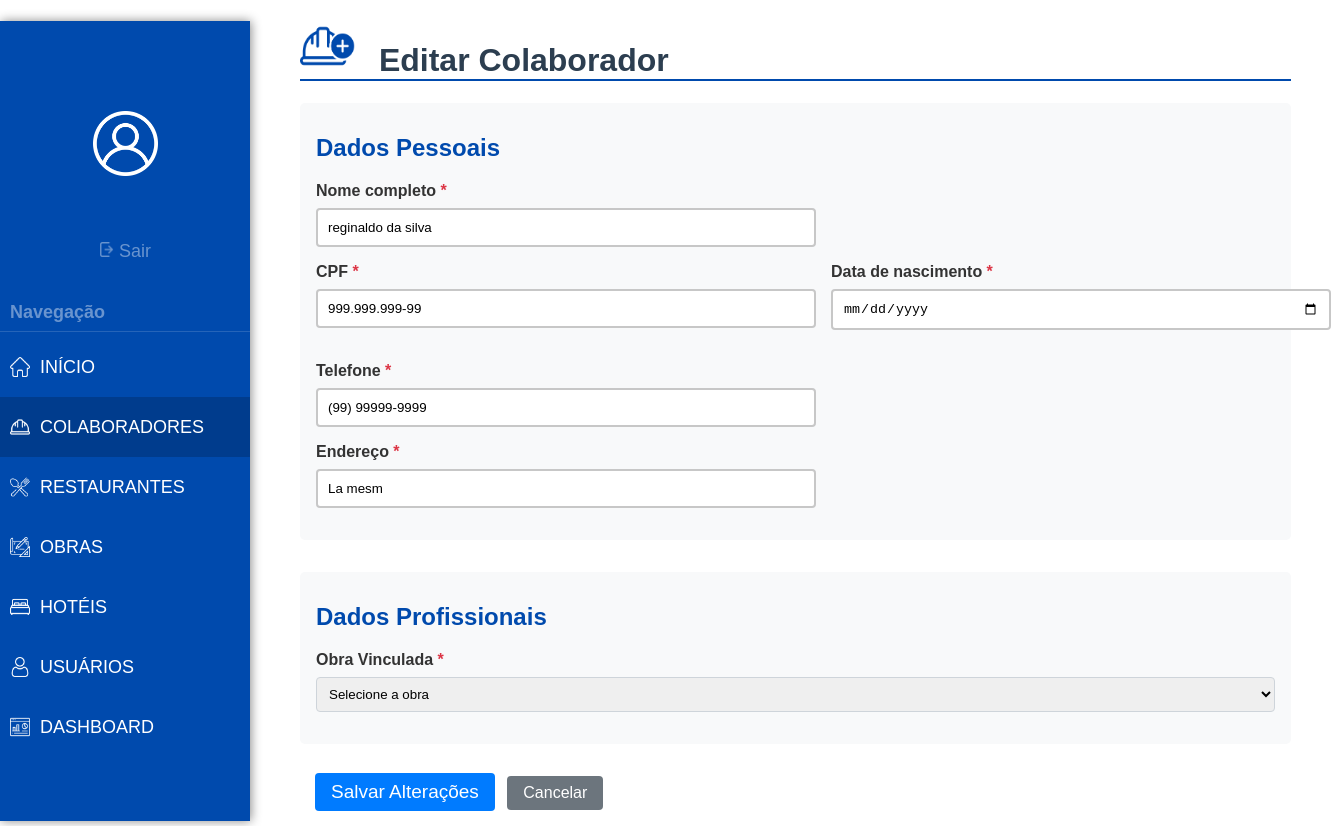
/editar-colaborador/2/ (signed in), run on the app's committed database.
### Sistema/models.py (models this page shows, shortened)
class Colaborador(models.Model):
    nome = models.CharField(
        max_length=100,
        verbose_name="Nome Completo"
    )
    cpf = models.CharField(
        max_length=14,
        unique=True,
        verbose_name="CPF",
        validators=[RegexValidator(
            regex=r'^\d{3}\.\d{3}\.\d{3}-\d{2}$',
            message="CPF deve estar no formato: 999.999.999-99"
        )]
    )
    data_nascimento = models.DateField(
        verbose_name="Data de Nascimento"
    )
    telefone = models.CharField(
        max_length=15,
        verbose_name="Telefone"
    )
    endereco = models.CharField(
        max_length=50,
        verbose_name="Endereço"
    )
    obra = models.ForeignKey(
        Obra,
        on_delete=models.CASCADE,
        verbose_name="Obra Vinculada",
        related_name='colaboradores'
    )
    class Meta:
        verbose_name = "Colaborador"
        verbose_name_plural = "Colaboradores"
        ordering = ['nome']
        indexes = [
            models.Index(fields=['nome']),
            models.Index(fields=['cpf']),
        ]
        permissions = [
            ('view_colaborador_report', 'Pode visualizar relatórios de colaboradores'),
        ]

### Sistema/views.py (the view)
# urls.py: path('editar-colaborador/<int:id>/', views.editar_colaborador, name='editar-colaborador'),
@login_required
def editar_colaborador(request, id):
    colaborador = get_object_or_404(Colaborador, pk=id)
    if request.method == 'POST':
        form = ColaboradorForm(request.POST, instance=colaborador)
        if form.is_valid():
            form.save()
            messages.success(request, 'Colaborador atualizado com sucesso!')
            return redirect('listar-colaboradores')
    else:
        form = ColaboradorForm(instance=colaborador)
    return render(request, 'editar-colaborador.html', {
        'form': form,
        'colaborador': colaborador
    })

### Sistema/forms.py (shortened to what this page needs)
class ColaboradorForm(forms.ModelForm):
    class Meta:
        model = Colaborador
        fields = [
            'nome', 'cpf', 'data_nascimento', 'telefone', 'endereco',
            'obra'
        ]
        widgets = {
            'data_nascimento': forms.DateInput(attrs={'type': 'date'}),
            'telefone': forms.TextInput(attrs={'placeholder': '(00) 00000-0000'}),
            'cpf': forms.TextInput(attrs={'placeholder': '000.000.000-00'}),
        }

### Sistema/templates/editar-colaborador.html (shortened to what this page needs)
{% load static %}
<!DOCTYPE html>
<html lang="pt-br">
<head>
    <link rel="stylesheet" href="{% static 'css/style.css' %}">
</head>
<body>
<div class="sidebar">
    <div class="logout-container">
        <img src="{% static 'images/white version/user.png' %}" alt="Ícone do usuário" height="65" width="65"
             style="display: flex; margin:auto; margin-bottom: 55px; margin-top: 90px;">
        <form method="POST" action="{% url 'logout' %}">
            <button type="submit" class="sair-btn">
                <img src="{% static 'images/logout.png' %}" alt="Sair" height="15" width="15">
                Sair
            </button>
        </form>
    </div>
    <label>Navegação</label>
    <hr>
    <a href="{% url 'home' %}">
        <img src="{% static 'images/white version/inicio.png' %}" alt="Início" height="20" width="20"
             style="margin-right: 10px;margin-left: 10px;">
        INÍCIO
    </a>
    <a href="{% url 'listar-colaboradores' %}" class="active">
        <img src="{% static 'images/white version/func.png' %}" alt="Colaboradores" height="20" width="20"
             style="margin-right: 10px;margin-left: 10px;">
        COLABORADORES
    </a>
    <a href="{% url 'listar-restaurantes' %}">
        <img src="{% static 'images/white version/rest.png' %}" alt="Restaurantes" height="20" width="20"
             style="margin-right: 10px;margin-left: 10px;">
        RESTAURANTES
    </a>
    <a href="{% url 'listar-obras' %}">
        <img src="{% static 'images/white version/obra.png' %}" alt="Obras" height="20" width="20"
             style="margin-right: 10px;margin-left: 10px;">
        OBRAS
    </a>
    <a href="{% url 'listar-hoteis' %}">
        <img src="{% static 'images/white version/hotel.png' %}" alt="Hotéis" height="20" width="20"
             style="margin-right: 10px;margin-left: 10px;">
        HOTÉIS
    </a>
    <a href="{% url 'cadastrar_usuario' %}">
        <img src="{% static 'images/white version/usuario.png' %}" alt="Usuários" height="20" width="20"
             style="margin-right: 10px;margin-left: 10px;">
        USUÁRIOS
    </a>
    <a href="{% url 'relatorio' %}">
        <img src="{% static 'images/white version/dash.png' %}" alt="Dashboard" height="20" width="20"
             style="margin-right: 10px;margin-left: 10px;">
        DASHBOARD
    </a>
</div>
<div class="corpo">
    <h1>
        <img src="{% static 'images/blue version/safety-plus.png' %}" alt="Logo" height="50" width="55"
             style="margin-right: 15px;">
        Editar Colaborador
    </h1>
    <form method="POST" novalidate>
        <div class="form-section">
            <h2>Dados Pessoais</h2>
            <div class="form-group">
                <label for="id_nome" class="required">Nome completo</label>
                <input type="text" id="id_nome" name="nome" value="{{ form.nome.value|default_if_none:'' }}" required>
            </div>
            <div class="form-row">
                <div class="form-group">
                    <label for="id_cpf" class="required">CPF</label>
                    <input type="text" id="id_cpf" name="cpf" value="{{ form.cpf.value|default_if_none:'' }}"
                           placeholder="000.000.000-00" required>
                </div>
                <div class="form-group">
                    <label for="id_data_nascimento" class="required">Data de nascimento</label>
                    <input type="date" id="id_data_nascimento" name="data_nascimento"
                           value="{{ form.data_nascimento.value|default_if_none:'' }}" required>
                </div>
            </div>
            <div class="form-group">
                <label for="id_telefone" class="required">Telefone</label>
                <input type="text" id="id_telefone" name="telefone"
                       value="{{ form.telefone.value|default_if_none:'' }}"
                       placeholder="(00) 00000-0000" required>
            </div>
            <div class="form-group">
                <label for="id_endereco" class="required">Endereço</label>
                <input type="text" id="id_endereco" name="endereco" value="{{ form.endereco.value|default_if_none:'' }}" required>
            </div>
        </div>
        <div class="form-section">
            <h2>Dados Profissionais</h2>
            <div class="form-group">
                <label for="id_obra" class="required">Obra Vinculada</label>
                <select id="id_obra" name="obra" required>
                    <option value="">Selecione a obra</option>
                </select>
            </div>
        </div>
        <div class="form-actions">
            <button type="submit" class="btn btn-primary">Salvar Alterações </button>
            <a href="{% url 'listar-colaboradores' %}" class="btn btn-secondary">Cancelar</a>
        </div>
    </form>
</div>
</body>
</html>

### static/css/style.css (style rules this page uses)
body { margin: 0; background-color: rgb(255, 255, 255); font-family: 'Gill Sans', 'Gill Sans MT', Calibri, 'Trebuchet MS', sans-serif; color: #333; }
h1 { color: #2c3e50; border-bottom: 2px solid #004aad; padding-bottom: 0px; }
h2 { color: #004aad; margin-top: 15px; }
.form-group { margin-bottom: 15px; }
label { display: block; margin-bottom: 5px; font-weight: bold; }
input[type="text"], input[type="number"], input[type="date"], input[type="tel"], input[type="email"], input[type="password"], select, textarea { width: 500px; padding: 10px; border: 2px solid #c7c7c7; border-radius: 4px; box-sizing: border-box; }
.form-section { background-color: #ffffff; padding: 15px; border-radius: 5px; margin-bottom: 15px; }
hr { border: 0; height: 1px; background: #ddd; margin: 30px 0; }
button { background-color: #004aad; color: white; padding: 10px 15px; border: none; border-radius: 4px; cursor: pointer; font-size: 19px; font-family: 'Gill Sans', 'Gill Sans MT', Calibri, 'Trebuchet MS', sans-serif; margin-top: -10px; margin-bottom: 15px; margin-left: 15px; transition: background-color 0.5s ease; }
.sidebar { width: 250px; height: 100vh; background-color: #004aad; flex-direction: column; position: fixed; box-shadow: 1px 0 10px rgba(0, 0, 0, 0.461); }
.sidebar a { font-size: 18px; color: #ffffff; display:inline-flex; align-items: center; height: 60px; width: 250px; position: static; text-align: left; transition: background-color 0.5s ease; text-decoration: none; border-color: #444444; }
.sidebar a.active { background-color: #0000002f; }
.sidebar label { font-size: 18px; color: #ffffff69; position: static; text-align: left; display: block; text-decoration: none; background: none; margin-left: 10px; }
.sidebar hr { border: 0; height: 1px; background: #ffffff25; margin: 5px 0; }
.sair-btn { font-size: 18px; color: #ffffff69; position: static; text-align: center; display: block; margin:auto; margin-bottom: -20px; text-decoration: none; background: none; }
.logout-container { text-align: center; margin-bottom: 50px; }
.corpo { margin-left: 300px; margin-right: 50px; }

### Sistema/templates/editar-colaborador.html (style rules this page uses)
.form-section { margin-bottom: 2rem; padding: 1rem; background-color: #f8f9fa; border-radius: 5px; }
.form-row { display: flex; gap: 15px; margin-bottom: 1rem; }
.form-group { flex: 1; margin-bottom: 1rem; }
label { display: block; margin-bottom: 0.5rem; font-weight: bold; }
label.required::after { content: " *"; color: #dc3545; }
input, select, textarea { width: 100%; padding: 0.5rem; border: 1px solid #ced4da; border-radius: 4px; }
.btn { padding: 0.5rem 1rem; border: none; border-radius: 4px; cursor: pointer; margin-right: 0.5rem; text-decoration: none; display: inline-block; }
.btn-primary { background-color: #007bff; color: white; }
.btn-secondary { background-color: #6c757d; color: white; }

### data on the page
Colaborador: nome "reginaldo da silva", cpf "999.999.999-99", telefone "(99) 99999-9999", endereco "La mesm"
